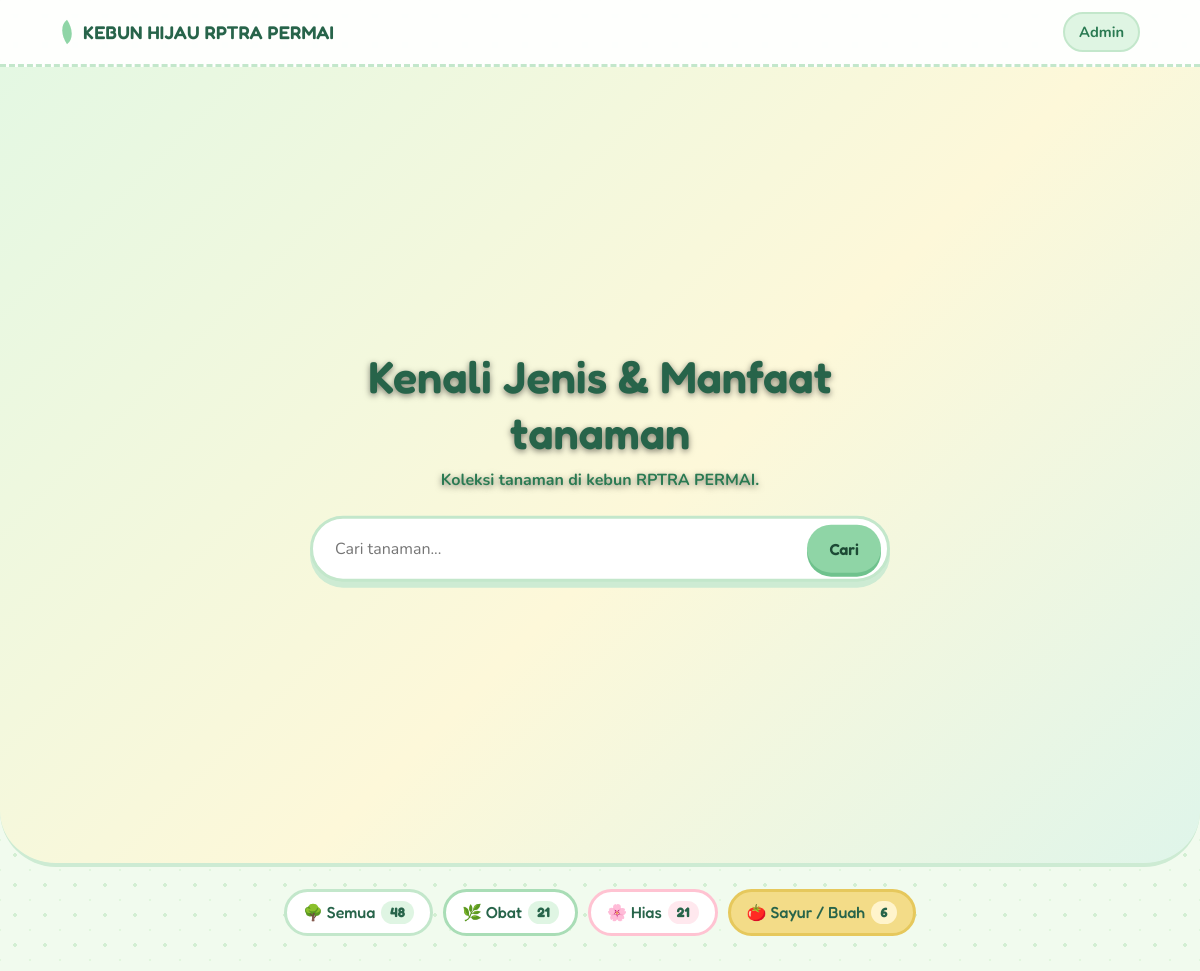
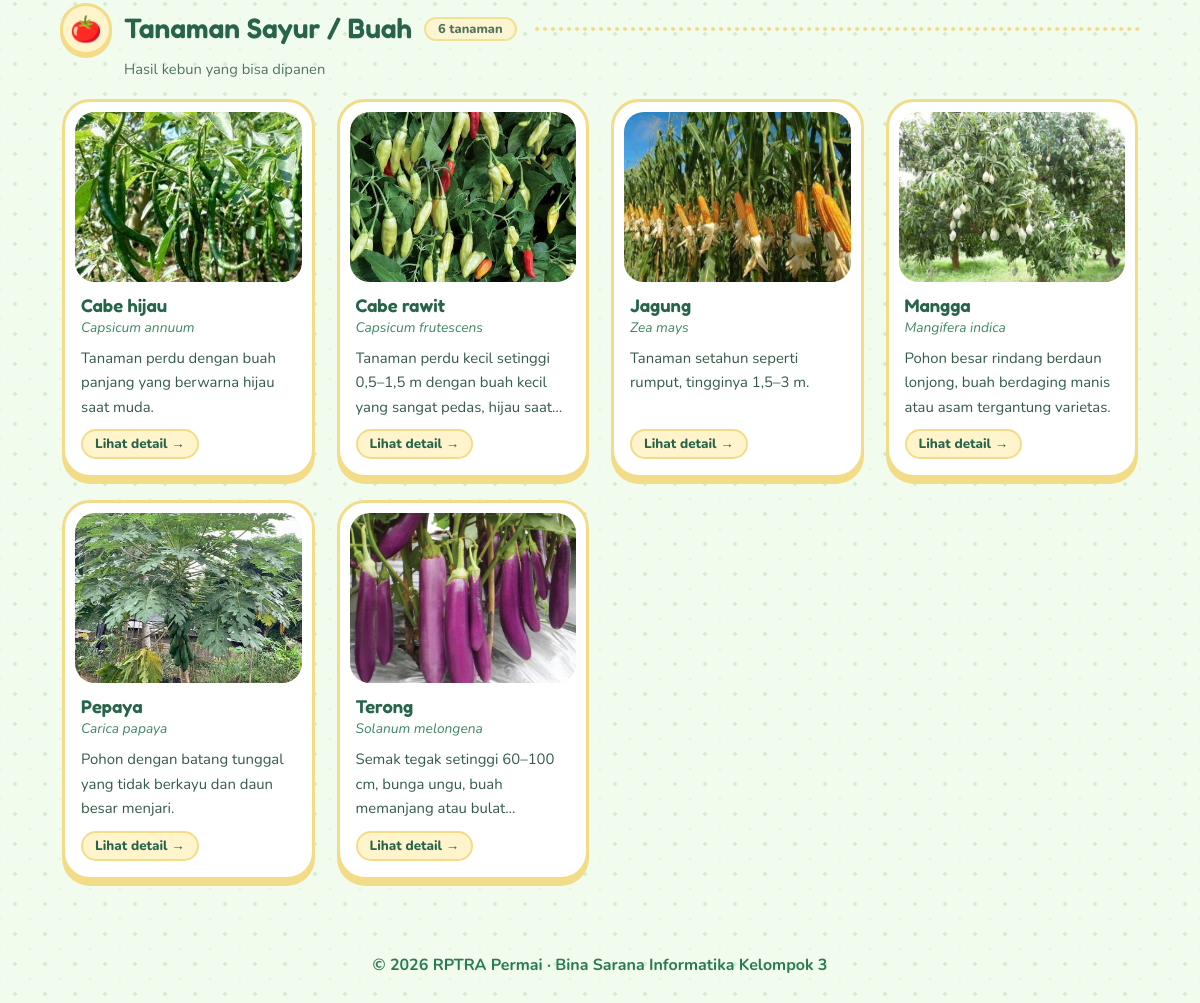
The page /index.php?k=sayur on the database its author committed (2 pictures, top to bottom).
### tables this page shows
CREATE TABLE `tanaman` (
  `id` int NOT NULL,
  `nama` varchar(120) NOT NULL,
  `nama_latin` varchar(160) DEFAULT NULL,
  `kategori` varchar(80) NOT NULL DEFAULT 'Tanaman Hias',
  `ringkasan` varchar(255) DEFAULT NULL,
  `deskripsi` text,
  `karakteristik` text,
  `jenis` text,
  `manfaat` text,
  `perawatan` text,
  `foto` varchar(100) DEFAULT NULL,
  `video` varchar(100) DEFAULT NULL,
  `video_url` varchar(255) DEFAULT NULL,
  `created_at` timestamp NULL DEFAULT CURRENT_TIMESTAMP
);

### index.php (the view, shortened to what this page needs)
<?php
require 'config.php';
$q    = trim($_GET['q'] ?? '');
$slug = $_GET['k'] ?? '';
$aktif = kat_dari_slug($slug);
$like = '%'.addcslashes($q,'%_\\').'%';
$s = db()->prepare('SELECT id,nama,nama_latin,kategori,ringkasan,foto FROM tanaman
  WHERE nama LIKE ? OR nama_latin LIKE ? OR ringkasan LIKE ? OR manfaat LIKE ?
  ORDER BY nama');
$s->execute([$like,$like,$like,$like]);
$rows = $s->fetchAll();
$kelompok = [];
foreach(array_keys(KATEGORI) as $n) $kelompok[$n] = [];
foreach($rows as $r){
  $n = isset(KATEGORI[$r['kategori']]) ? $r['kategori'] : 'Lainnya';
  $kelompok[$n][] = $r;
}
$total = count($rows);
$tampil = $aktif ? [$aktif=>$kelompok[$aktif]] : array_filter($kelompok);
function link_filter($slug,$q){
  $p = array_filter(['q'=>$q,'k'=>$slug],fn($v)=>$v!=='');
  return 'index.php'.($p?'?'.http_build_query($p):'');
}
head('Kebun Hijau - Koleksi Tanaman'); ?>
<header class="top"><a class="logo" href="index.php">KEBUN HIJAU RPTRA PERMAI</a><a class="navlink" href="admin/login.php">Admin</a></header>
<section class="hero">
  <video autoplay muted loop class="hero-video">
    <source src="uploads/intro.mp4" type="video/mp4">
  </video>
  <div class="hero-text">
    <h1>Kenali Jenis &amp; Manfaat tanaman</h1>
    <p>Koleksi tanaman di kebun RPTRA PERMAI.</p>
    <form class="search">
      <input name="q" value="<?=e($q)?>" placeholder="Cari tanaman...">
      <button>Cari</button>
    </form>
  </div>
</section>
<nav class="chips" aria-label="Kelompok tanaman">
  <a class="chip<?=$slug===''?' on':''?>" href="<?=e(link_filter('',$q))?>">🌳 Semua <b><?=$total?></b></a>
  <?php foreach(KATEGORI as $n=>$i): ?>
  <a class="chip c-<?=$i['slug']?><?=$slug===$i['slug']?' on':''?>" href="<?=e(link_filter($i['slug'],$q))?>"><?=$i['emoji']?> <?=e(str_replace('Tanaman ','',$n))?> <b><?=count($kelompok[$n])?></b></a>
  <?php endforeach ?>
</nav>
<main class="katalog">
<?php if(!$total || ($aktif && !$kelompok[$aktif])): ?>
  <p class="empty"><span>🙈</span>Yah, tanaman tidak ditemukan.<br><a href="index.php">Lihat semua tanaman</a></p>
<?php else: foreach($tampil as $nama=>$list): $i = kat($nama); ?>
  <section class="group g-<?=$i['slug']?>" id="<?=$i['slug']?>">
    <h2 class="group-title"><span class="emo"><?=$i['emoji']?></span><?=e($nama)?><small><?=count($list)?> tanaman</small></h2>
    <?php if($i['sub']): ?><p class="group-sub"><?=e($i['sub'])?></p><?php endif ?>
    <div class="grid">
    <?php foreach($list as $r): ?>
      <a class="card" href="tanaman.php?id=<?=$r['id']?>">
        <?php if($r['foto']): ?><img src="uploads/<?=e($r['foto'])?>" alt="<?=e($r['nama'])?>" loading="lazy">
        <?php else: ?><div class="ph"><?=$i['emoji']?></div><?php endif ?>
        <div class="cb"><h3><?=e($r['nama'])?></h3><em><?=e($r['nama_latin'])?></em><p><?=e($r['ringkasan'])?></p><span class="more">Lihat detail →</span></div>
      </a>
    <?php endforeach ?>
    </div>
  </section>
<?php endforeach; endif ?>
</main>
<footer>© <?=date('Y')?> RPTRA Permai · Bina Sarana Informatika Kelompok 3</footer></body></html>

### rows shown on the page
tanaman: kategori "Hias", kategori "21"
tanaman: foto (picture), nama "Cabe hijau", nama_latin "Capsicum annuum", ringkasan "Tanaman perdu dengan buah panjang yang berwarna hijau saat muda."
tanaman: foto (picture), nama "Cabe rawit", nama_latin "Capsicum frutescens", ringkasan "Tanaman perdu kecil setinggi 0,5–1,5 m dengan buah kecil yang sangat pedas, hijau…"
tanaman: foto (picture), nama "Jagung", nama_latin "Zea mays", ringkasan "Tanaman setahun seperti rumput, tingginya 1,5–3 m."
tanaman: foto (picture), nama "Mangga", nama_latin "Mangifera indica", ringkasan "Pohon besar rindang berdaun lonjong, buah berdaging manis atau asam tergantung varietas."
tanaman: foto (picture), nama "Pepaya", nama_latin "Carica papaya", ringkasan "Pohon dengan batang tunggal yang tidak berkayu dan daun besar menjari."
tanaman: foto (picture), nama "Terong", nama_latin "Solanum melongena", ringkasan "Semak tegak setinggi 60–100 cm, bunga ungu, buah memanjang atau…"

### other values the page prints
$total "48"
$i['emoji'] "🌿"
str_replace('Tanaman ','',$n) "Obat"
count($kelompok[$n]) "21"
$i['emoji'] "🌸"
$i['emoji'] "🍅"
str_replace('Tanaman ','',$n) "Sayur / Buah"
count($kelompok[$n]) "6"
$nama "Tanaman Sayur / Buah"
count($list) "6"
$i['sub'] "Hasil kebun yang bisa dipanen"
